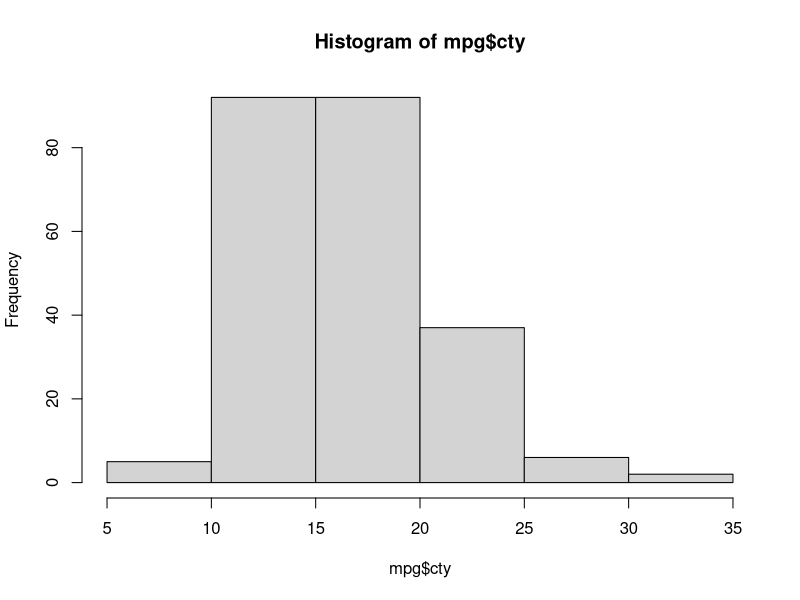
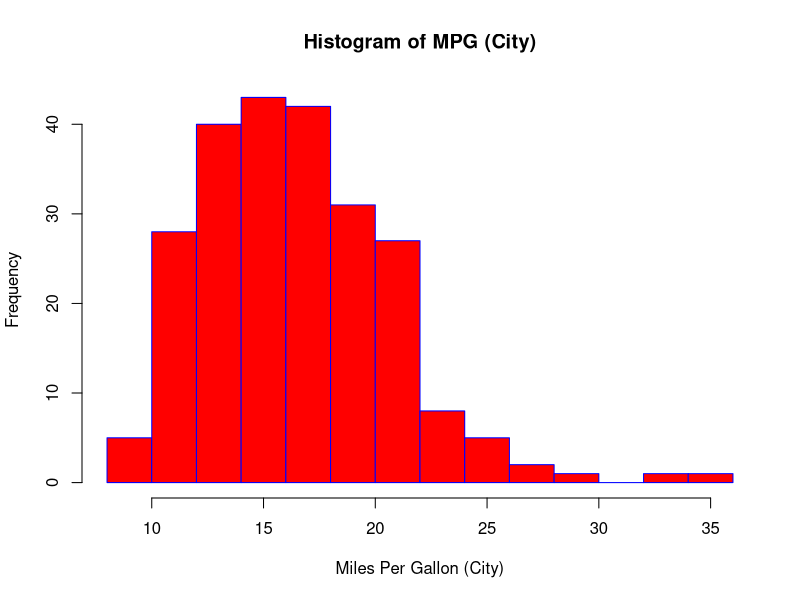
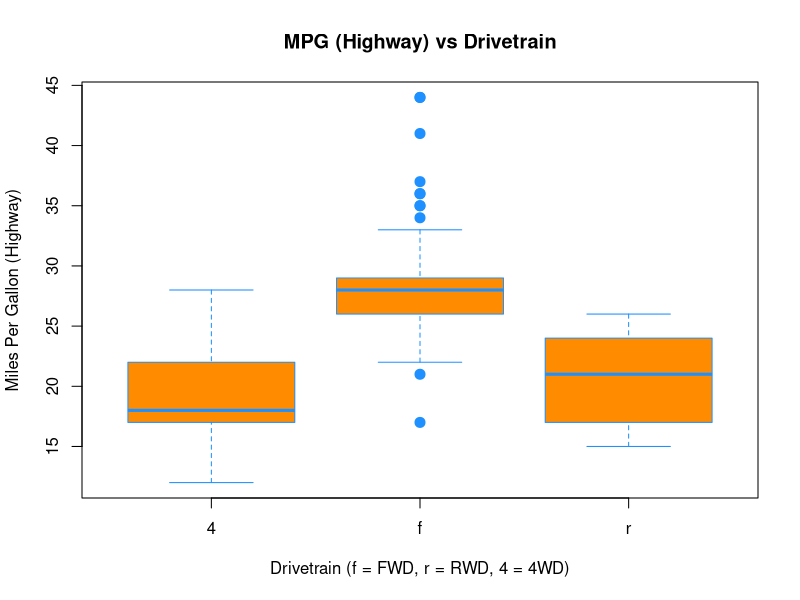
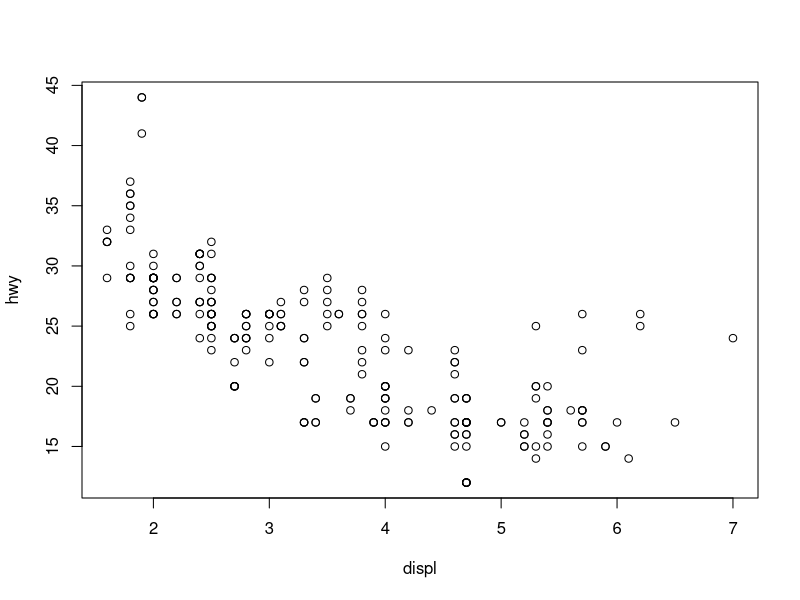
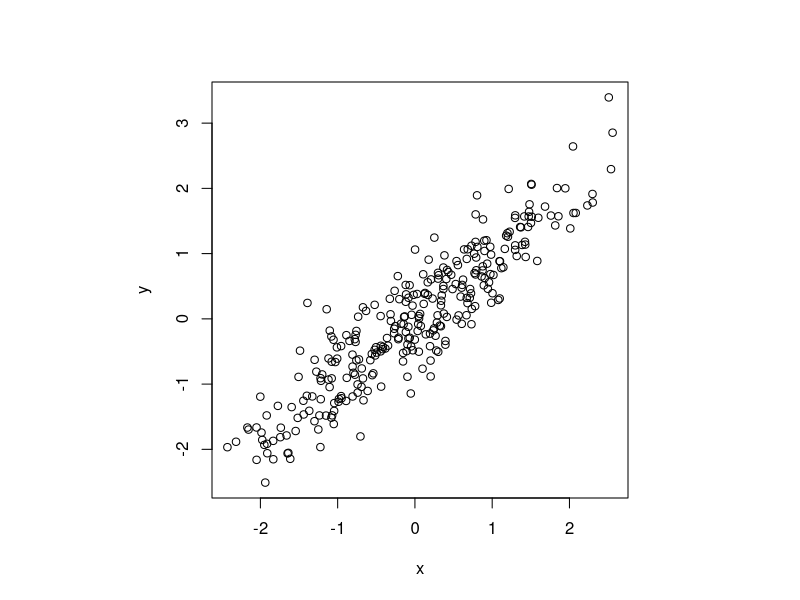

Generate these figures, in order, with R:
## ---- chunk 1
    data("mpg",package="ggplot2")
## ---- chunk 2
    dim(mpg)
## ---- chunk 3
    head(mpg)
## ---- chunk 4
str(mpg)
## ---- chunk 5
x <- c(1,2,2,2,2,100)
mean(x)
mean(x) == sum(x) / length(x)
median(x)
## ---- chunk 6
    var(x)
    all.equal(var(x), sum((x - mean(x))^2) / (length(x)-1))
## ---- chunk 7
    range(x)
## ---- chunk 8
    table(x)
    table(mpg$trans)
## ---- chunk 9
    table(mpg$trans,mpg$drv)
## ---- chunk 10
hist(mpg$cty)
## ---- chunk 11
hist(mpg$cty, xlab   = "Miles Per Gallon (City)", main   = "Histogram of MPG (City)", breaks = 12, col = "red",border = "blue")
## ---- chunk 12
boxplot(hwy ~ drv, data = mpg, xlab   = "Drivetrain (f = FWD, r = RWD, 4 = 4WD)", ylab   = "Miles Per Gallon (Highway)", main   = "MPG (Highway) vs Drivetrain", pch = 20,cex = 2,col ="darkorange",border = "dodgerblue")
## ---- chunk 13
    head(mpg[,c("hwy","displ")])
## ---- chunk 14
plot(hwy ~ displ, data = mpg)
## ---- chunk 15
library(mvtnorm)
set.seed(10)
cor = 0.9
sig = matrix(c(1,cor,cor,1),c(2,2))
ndat = data.frame(rmvnorm(n=300,sigma = sig))
x = ndat$X1
y = ndat$X2
par(pty="s")
plot(x ~ y, xlab="x",ylab="y")
